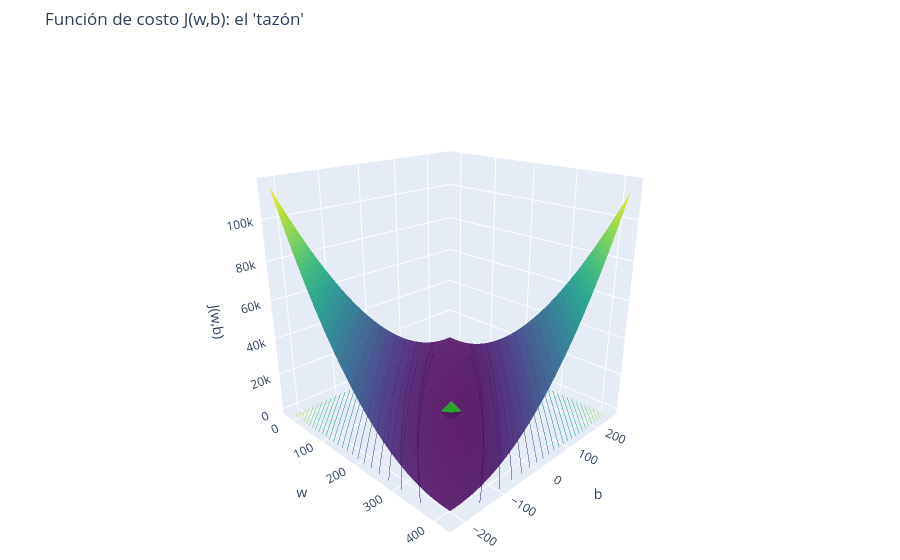

Here is the notebook cell this chart was saved with:
### Markdown cell above
### 🌐 El tazón: $J(w,b)$ en 3D

Ahora dejamos que **ambos** parámetros varíen. La función de costo de la regresión lineal tiene forma de **tazón** (es *convexa*): un solo mínimo global, sin trampas.

👉 **Gira el gráfico con el mouse**, haz zoom y pasa el cursor para ver los valores. La ⭐ es el mínimo.

### Code cell
fig3d = go.Figure()
fig3d.add_trace(go.Surface(x=_wg, y=_bg, z=JJ, colorscale="Viridis", opacity=0.92,
                           showscale=False, name="J(w,b)",
                           contours={"z": {"show": True, "usecolormap": True, "project": {"z": True}, "start": 0, "end": JJ.max(), "size": JJ.max() / 25}},
                           hovertemplate="w=%{x:.1f}<br>b=%{y:.1f}<br>J=%{z:,.0f}<extra></extra>"))
fig3d.add_trace(go.Scatter3d(x=[W_OPT], y=[B_OPT], z=[J_OPT], mode="markers",
                             marker=dict(size=7, color=VERDE, symbol="diamond"), name="mínimo"))
fig3d.update_layout(title="Función de costo J(w,b): el 'tazón'", height=560,
                    scene=dict(xaxis_title="w", yaxis_title="b", zaxis_title="J(w,b)",
                               camera=dict(eye=dict(x=1.6, y=-1.6, z=0.9))),
                    margin=dict(l=0, r=0, t=50, b=0))
fig3d.show()

### Figure 1 — Plotly figure (JSON) as saved in the notebook; plotly's stock layout.template omitted (floating-point values rounded to 4 significant figures; data arrays with more than 128 entries replaced by an {"elided": "..."} marker saying what was removed)
{"data": [{"colorscale": [[0, "#440154"], [0.1111, "#482878"], [0.2222, "#3e4989"], [0.3333, "#31688e"], [0.4444, "#26828e"], [0.5556, "#1f9e89"], [0.6667, "#35b779"], [0.7778, "#6ece58"], [0.8889, "#b5de2b"], [1, "#fde725"]], "contours": {"z": {"end": 115500.0, "project": {"z": true}, "show": true, "size": 4619.0, "start": 0, "usecolormap": true}}, "hovertemplate": "w=%{x:.1f}<br>b=%{y:.1f}<br>J=%{z:,.0f}<extra></extra>", "name": "J(w,b)", "opacity": 0.92, "showscale": false, "type": "surface", "x": {"elided": "180 float values"}, "y": {"elided": "180 float values"}, "z": {"elided": "180x180 float values"}}, {"marker": {"color": "#2ca02c", "size": 7, "symbol": "diamond"}, "mode": "markers", "name": "mínimo", "type": "scatter3d", "x": [210.0], "y": [11.91], "z": [186.6]}], "layout": {"height": 560, "margin": {"b": 0, "l": 0, "r": 0, "t": 50}, "scene": {"camera": {"eye": {"x": 1.6, "y": -1.6, "z": 0.9}}, "xaxis": {"title": {"text": "w"}}, "yaxis": {"title": {"text": "b"}}, "zaxis": {"title": {"text": "J(w,b)"}}}, "title": {"text": "Función de costo J(w,b): el 'tazón'"}}}
